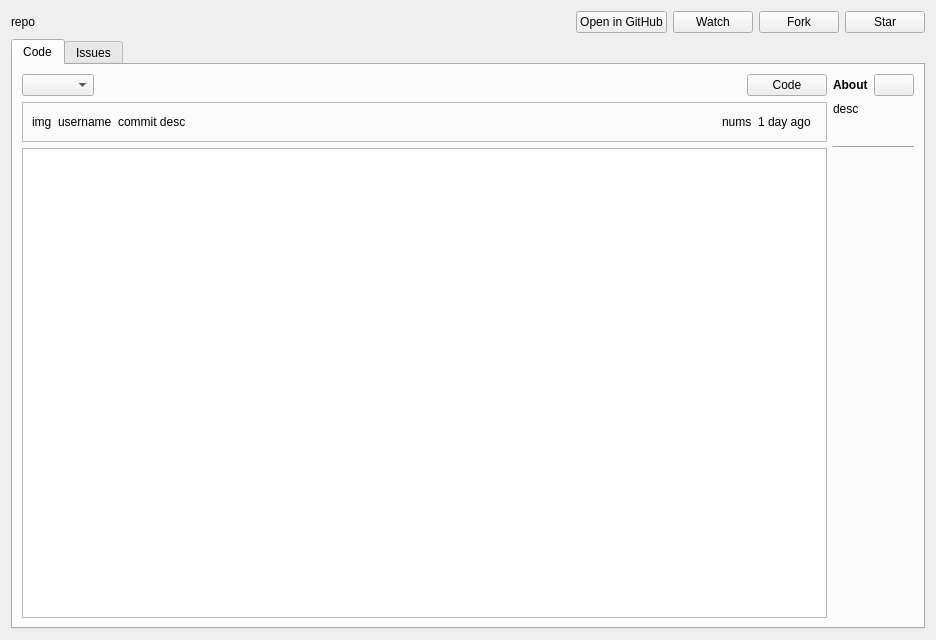
<?xml version="1.0" encoding="UTF-8"?>
<ui version="4.0">
 <class>repository</class>
 <widget class="QWidget" name="repository">
  <property name="geometry">
   <rect>
    <x>0</x>
    <y>0</y>
    <width>936</width>
    <height>640</height>
   </rect>
  </property>
  <property name="windowTitle">
   <string>Form</string>
  </property>
  <layout class="QVBoxLayout" name="verticalLayout">
   <item>
    <layout class="QHBoxLayout" name="horizontalLayout_5">
     <property name="bottomMargin">
      <number>0</number>
     </property>
     <item>
      <widget class="QLabel" name="repoLabel">
       <property name="text">
        <string>repo</string>
       </property>
      </widget>
     </item>
     <item>
      <widget class="QPushButton" name="openInGithubButton">
       <property name="sizePolicy">
        <sizepolicy hsizetype="Fixed" vsizetype="Fixed">
         <horstretch>0</horstretch>
         <verstretch>0</verstretch>
        </sizepolicy>
       </property>
       <property name="text">
        <string>Open in GitHub</string>
       </property>
      </widget>
     </item>
     <item>
      <widget class="QPushButton" name="watchButton">
       <property name="sizePolicy">
        <sizepolicy hsizetype="Fixed" vsizetype="Fixed">
         <horstretch>0</horstretch>
         <verstretch>0</verstretch>
        </sizepolicy>
       </property>
       <property name="text">
        <string>Watch</string>
       </property>
      </widget>
     </item>
     <item>
      <widget class="QPushButton" name="forkButton">
       <property name="sizePolicy">
        <sizepolicy hsizetype="Fixed" vsizetype="Fixed">
         <horstretch>0</horstretch>
         <verstretch>0</verstretch>
        </sizepolicy>
       </property>
       <property name="text">
        <string>Fork</string>
       </property>
      </widget>
     </item>
     <item>
      <widget class="QPushButton" name="starButton">
       <property name="sizePolicy">
        <sizepolicy hsizetype="Fixed" vsizetype="Fixed">
         <horstretch>0</horstretch>
         <verstretch>0</verstretch>
        </sizepolicy>
       </property>
       <property name="text">
        <string>Star</string>
       </property>
      </widget>
     </item>
    </layout>
   </item>
   <item>
    <widget class="QTabWidget" name="tabWidget">
     <property name="currentIndex">
      <number>0</number>
     </property>
     <widget class="QWidget" name="code">
      <attribute name="title">
       <string>Code</string>
      </attribute>
      <layout class="QHBoxLayout" name="horizontalLayout">
       <item>
        <layout class="QVBoxLayout" name="verticalLayout_2">
         <item>
          <layout class="QHBoxLayout" name="horizontalLayout_3">
           <item>
            <widget class="QComboBox" name="branchComboBox">
             <property name="sizePolicy">
              <sizepolicy hsizetype="Fixed" vsizetype="Fixed">
               <horstretch>0</horstretch>
               <verstretch>0</verstretch>
              </sizepolicy>
             </property>
            </widget>
           </item>
           <item>
            <widget class="QWidget" name="branchWidget" native="true">
             <property name="sizePolicy">
              <sizepolicy hsizetype="Fixed" vsizetype="Fixed">
               <horstretch>0</horstretch>
               <verstretch>0</verstretch>
              </sizepolicy>
             </property>
            </widget>
           </item>
           <item>
            <widget class="QWidget" name="tagsWidget" native="true">
             <property name="sizePolicy">
              <sizepolicy hsizetype="Fixed" vsizetype="Fixed">
               <horstretch>0</horstretch>
               <verstretch>0</verstretch>
              </sizepolicy>
             </property>
            </widget>
           </item>
           <item>
            <spacer name="horizontalSpacer_2">
             <property name="orientation">
              <enum>Qt::Horizontal</enum>
             </property>
             <property name="sizeType">
              <enum>QSizePolicy::Expanding</enum>
             </property>
             <property name="sizeHint" stdset="0">
              <size>
               <width>40</width>
               <height>20</height>
              </size>
             </property>
            </spacer>
           </item>
           <item>
            <widget class="QPushButton" name="codeButton">
             <property name="sizePolicy">
              <sizepolicy hsizetype="Fixed" vsizetype="Fixed">
               <horstretch>0</horstretch>
               <verstretch>0</verstretch>
              </sizepolicy>
             </property>
             <property name="text">
              <string>Code</string>
             </property>
            </widget>
           </item>
          </layout>
         </item>
         <item>
          <widget class="QFrame" name="frame">
           <property name="frameShape">
            <enum>QFrame::StyledPanel</enum>
           </property>
           <property name="frameShadow">
            <enum>QFrame::Plain</enum>
           </property>
           <layout class="QHBoxLayout" name="horizontalLayout_4">
            <item>
             <widget class="QLabel" name="profileImageLabel">
              <property name="sizePolicy">
               <sizepolicy hsizetype="Fixed" vsizetype="Fixed">
                <horstretch>0</horstretch>
                <verstretch>0</verstretch>
               </sizepolicy>
              </property>
              <property name="text">
               <string>img</string>
              </property>
             </widget>
            </item>
            <item>
             <widget class="QLabel" name="usernameLabel">
              <property name="sizePolicy">
               <sizepolicy hsizetype="Fixed" vsizetype="Fixed">
                <horstretch>0</horstretch>
                <verstretch>0</verstretch>
               </sizepolicy>
              </property>
              <property name="text">
               <string>username</string>
              </property>
             </widget>
            </item>
            <item>
             <widget class="QLabel" name="commitLabel">
              <property name="sizePolicy">
               <sizepolicy hsizetype="Fixed" vsizetype="Fixed">
                <horstretch>0</horstretch>
                <verstretch>0</verstretch>
               </sizepolicy>
              </property>
              <property name="text">
               <string>commit desc</string>
              </property>
             </widget>
            </item>
            <item>
             <spacer name="horizontalSpacer_3">
              <property name="orientation">
               <enum>Qt::Horizontal</enum>
              </property>
              <property name="sizeHint" stdset="0">
               <size>
                <width>40</width>
                <height>20</height>
               </size>
              </property>
             </spacer>
            </item>
            <item>
             <widget class="QLabel" name="numsLabel">
              <property name="sizePolicy">
               <sizepolicy hsizetype="Fixed" vsizetype="Fixed">
                <horstretch>0</horstretch>
                <verstretch>0</verstretch>
               </sizepolicy>
              </property>
              <property name="text">
               <string>nums</string>
              </property>
             </widget>
            </item>
            <item>
             <widget class="QLabel" name="timeLabel">
              <property name="sizePolicy">
               <sizepolicy hsizetype="Fixed" vsizetype="Fixed">
                <horstretch>0</horstretch>
                <verstretch>0</verstretch>
               </sizepolicy>
              </property>
              <property name="text">
               <string>1 day ago</string>
              </property>
             </widget>
            </item>
            <item>
             <widget class="IconLabel" name="commitsWidget" native="true">
              <property name="sizePolicy">
               <sizepolicy hsizetype="Fixed" vsizetype="Fixed">
                <horstretch>0</horstretch>
                <verstretch>0</verstretch>
               </sizepolicy>
              </property>
             </widget>
            </item>
           </layout>
          </widget>
         </item>
         <item>
          <widget class="QListWidget" name="filesListWidget"/>
         </item>
        </layout>
       </item>
       <item>
        <layout class="QVBoxLayout" name="verticalLayout_3">
         <property name="sizeConstraint">
          <enum>QLayout::SetFixedSize</enum>
         </property>
         <property name="bottomMargin">
          <number>0</number>
         </property>
         <item>
          <layout class="QHBoxLayout" name="horizontalLayout_2">
           <property name="sizeConstraint">
            <enum>QLayout::SetFixedSize</enum>
           </property>
           <item>
            <widget class="QLabel" name="label">
             <property name="sizePolicy">
              <sizepolicy hsizetype="Fixed" vsizetype="Fixed">
               <horstretch>0</horstretch>
               <verstretch>0</verstretch>
              </sizepolicy>
             </property>
             <property name="font">
              <font>
               <bold>true</bold>
              </font>
             </property>
             <property name="text">
              <string>About</string>
             </property>
            </widget>
           </item>
           <item>
            <widget class="QPushButton" name="configButton">
             <property name="sizePolicy">
              <sizepolicy hsizetype="Fixed" vsizetype="Fixed">
               <horstretch>0</horstretch>
               <verstretch>0</verstretch>
              </sizepolicy>
             </property>
             <property name="layoutDirection">
              <enum>Qt::RightToLeft</enum>
             </property>
             <property name="text">
              <string/>
             </property>
            </widget>
           </item>
          </layout>
         </item>
         <item>
          <widget class="QLabel" name="descLabel">
           <property name="sizePolicy">
            <sizepolicy hsizetype="Fixed" vsizetype="Fixed">
             <horstretch>0</horstretch>
             <verstretch>0</verstretch>
            </sizepolicy>
           </property>
           <property name="text">
            <string>desc</string>
           </property>
          </widget>
         </item>
         <item>
          <widget class="IconLabel" name="licenseWidget" native="true">
           <property name="sizePolicy">
            <sizepolicy hsizetype="Fixed" vsizetype="Fixed">
             <horstretch>0</horstretch>
             <verstretch>0</verstretch>
            </sizepolicy>
           </property>
          </widget>
         </item>
         <item>
          <widget class="IconLabel" name="starWidget" native="true">
           <property name="sizePolicy">
            <sizepolicy hsizetype="Fixed" vsizetype="Fixed">
             <horstretch>0</horstretch>
             <verstretch>0</verstretch>
            </sizepolicy>
           </property>
          </widget>
         </item>
         <item>
          <widget class="IconLabel" name="watchingWidget" native="true">
           <property name="sizePolicy">
            <sizepolicy hsizetype="Fixed" vsizetype="Fixed">
             <horstretch>0</horstretch>
             <verstretch>0</verstretch>
            </sizepolicy>
           </property>
          </widget>
         </item>
         <item>
          <widget class="IconLabel" name="forksWidget" native="true">
           <property name="sizePolicy">
            <sizepolicy hsizetype="Fixed" vsizetype="Fixed">
             <horstretch>0</horstretch>
             <verstretch>0</verstretch>
            </sizepolicy>
           </property>
          </widget>
         </item>
         <item>
          <widget class="Line" name="line">
           <property name="orientation">
            <enum>Qt::Horizontal</enum>
           </property>
          </widget>
         </item>
         <item>
          <widget class="IconLabel" name="releasesWidget" native="true">
           <property name="sizePolicy">
            <sizepolicy hsizetype="Fixed" vsizetype="Fixed">
             <horstretch>0</horstretch>
             <verstretch>0</verstretch>
            </sizepolicy>
           </property>
          </widget>
         </item>
         <item>
          <spacer name="verticalSpacer">
           <property name="orientation">
            <enum>Qt::Vertical</enum>
           </property>
           <property name="sizeHint" stdset="0">
            <size>
             <width>20</width>
             <height>40</height>
            </size>
           </property>
          </spacer>
         </item>
        </layout>
       </item>
      </layout>
     </widget>
     <widget class="QWidget" name="issues">
      <attribute name="title">
       <string>Issues</string>
      </attribute>
      <layout class="QVBoxLayout" name="verticalLayout_4">
       <item>
        <widget class="QListWidget" name="issuesListWidget"/>
       </item>
      </layout>
     </widget>
    </widget>
   </item>
  </layout>
 </widget>
 <customwidgets>
  <customwidget>
   <class>IconLabel</class>
   <extends>QWidget</extends>
   <header>widgets.IconLabel</header>
   <container>1</container>
  </customwidget>
 </customwidgets>
 <resources/>
 <connections/>
</ui>
